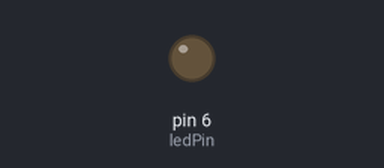
Bench run of a sketch on a simulated Arduino Uno, built with avr-gcc and run on an emulated ATmega328P. Shown: output pins drawn as LEDs (lit = HIGH).

Above: at 0.05 s.
At 2.35 s:
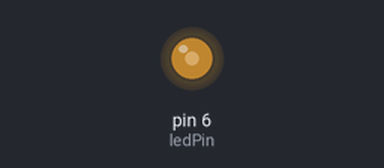
At 4.7 s:
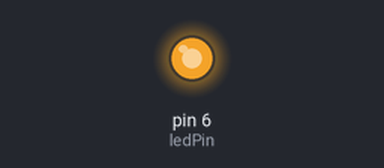
At 9.4 s:
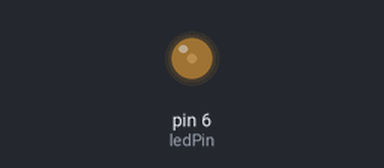
Timing chart, 0 to 13.5 s (numbered marks = the images above):
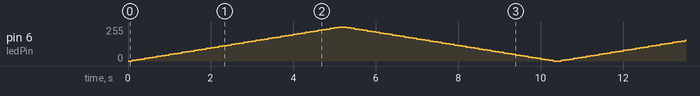

The sketch:

5.ino
```cpp
int ledPin = 6;

void setup() {
  // put your setup code here, to run once:
}

void loop() {
  // put your main code here, to run repeatedly:
  for (int dutyCycle = 0 ; dutyCycle <= 255; dutyCycle +=5)
  {
    analogWrite(ledPin, dutyCycle);
    delay(100);
  }
  for (int dutyCycle = 255; dutyCycle >= 0; dutyCycle -= 5)
  {
    analogWrite(ledPin, dutyCycle);
    delay(100);
  }
}
```
